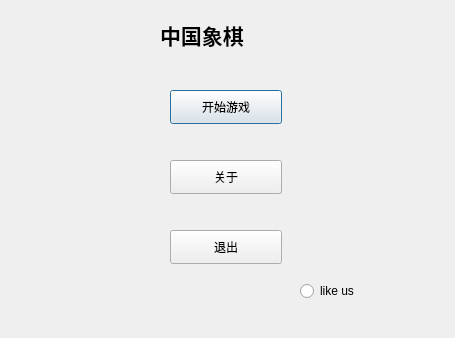
<?xml version="1.0" encoding="UTF-8"?>
<ui version="4.0">
 <class>Dialog</class>
 <widget class="QDialog" name="Dialog">
  <property name="geometry">
   <rect>
    <x>0</x>
    <y>0</y>
    <width>455</width>
    <height>338</height>
   </rect>
  </property>
  <property name="windowTitle">
   <string>Dialog</string>
  </property>
  <widget class="QPushButton" name="pushButton">
   <property name="geometry">
    <rect>
     <x>170</x>
     <y>90</y>
     <width>112</width>
     <height>34</height>
    </rect>
   </property>
   <property name="text">
    <string>开始游戏</string>
   </property>
  </widget>
  <widget class="QPushButton" name="pushButton_2">
   <property name="geometry">
    <rect>
     <x>170</x>
     <y>160</y>
     <width>112</width>
     <height>34</height>
    </rect>
   </property>
   <property name="text">
    <string>关于</string>
   </property>
  </widget>
  <widget class="QPushButton" name="pushButton_3">
   <property name="geometry">
    <rect>
     <x>170</x>
     <y>230</y>
     <width>112</width>
     <height>34</height>
    </rect>
   </property>
   <property name="text">
    <string>退出</string>
   </property>
  </widget>
  <widget class="QRadioButton" name="radioButton">
   <property name="geometry">
    <rect>
     <x>300</x>
     <y>280</y>
     <width>132</width>
     <height>22</height>
    </rect>
   </property>
   <property name="text">
    <string>like us</string>
   </property>
  </widget>
  <widget class="QLabel" name="label">
   <property name="geometry">
    <rect>
     <x>160</x>
     <y>10</y>
     <width>141</width>
     <height>51</height>
    </rect>
   </property>
   <property name="autoFillBackground">
    <bool>true</bool>
   </property>
   <property name="text">
    <string>&lt;html&gt;&lt;head/&gt;&lt;body&gt;&lt;p&gt;&lt;span style=&quot; font-size:16pt; font-weight:600;&quot;&gt;中国象棋&lt;/span&gt;&lt;/p&gt;&lt;/body&gt;&lt;/html&gt;</string>
   </property>
  </widget>
 </widget>
 <resources/>
 <connections/>
</ui>
